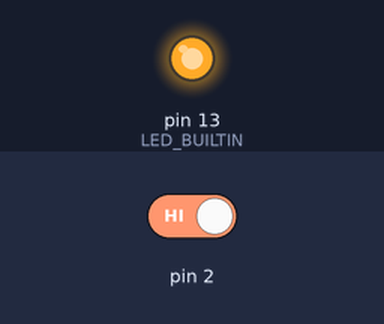
Bench run of a sketch on a simulated Arduino Uno, built with avr-gcc and run on an emulated ATmega328P. On the bench: output pins drawn as LEDs (lit = HIGH). Dashed ring = blinking. Inputs (shaded band) come from the test bench; at power-on: pin 2 HIGH.

Above: at 0.1 s.
At 1.2 s:
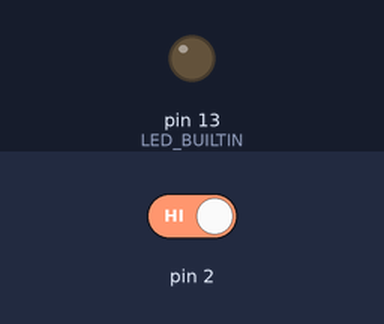
1.3 s: pin 2 driven LOW
At 2.12 s:
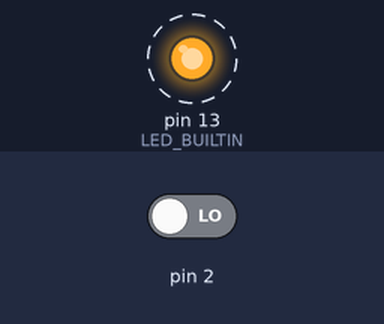
Timing chart, 0 to 10.3 s (numbered marks = the images above; inputs shaded):
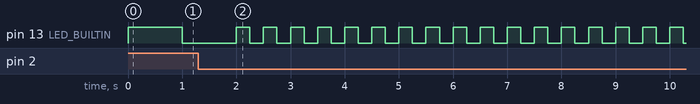

The sketch:

sketch04_02_interrupt.ino
```cpp
// private include
/* BEGIN USER CODE PI */
/* END USER CODE PI */

// private define
/* BEGIN USER CODE PD */
/* END USER CODE PD */

// private macro
/* BEGIN USER CODE PM */
/* END USER CODE PM */

// private variable
/* BEGIN USER CODE PV */
volatile boolean flash = false;
/* END USER CODE PV */

/* BEGIN USER CODE 0 */
/* END USER CODE 0 */

// private function
/* BEGIN USER CODE PF */

void buttonISR()
{
  flash = !flash;
}
/* END USER CODE PF */

/* BEGIN USER CODE 1 */
/* END USER CODE 1 */

void setup() {
  // put your setup code here, to run once:
  /* BEGIN USER CODE 2 */
  pinMode(LED_BUILTIN, OUTPUT);
  attachInterrupt(digitalPinToInterrupt(2), buttonISR, FALLING);
  /* END USER CODE 2 */
}

void loop() {
  // put your main code here, to run repeatedly:
  /* END USER CODE LOOP */
  /* BEGIN USER CODE 3 */
  int period = 1000;
  if(flash)
  {
    period = 250;
  }
  digitalWrite(LED_BUILTIN, HIGH);
  delay(period);
  digitalWrite(LED_BUILTIN, LOW);
  delay(period);
}
/* END USER CODE 3 */
```

Measured:
- after the input at 1.3 s, pin 13 (LED_BUILTIN): alternates HIGH for 0.25 s and LOW for 0.25 s, starting after 0.95 s
